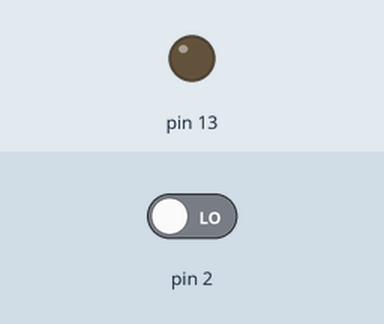
Simulated run of this sketch. Board: Arduino Uno, built with avr-gcc and run on an emulated ATmega328P. On the bench: output pins drawn as LEDs (lit = HIGH). The test bench sets the inputs (shaded band); at power-on: pin 2 LOW.

Above: at 1.2 s.
1.3 s: pin 2 driven HIGH
At 2.1 s:
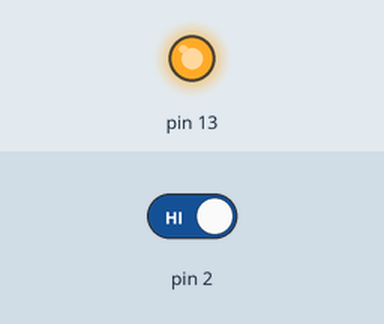
Timing chart, 0 to 4.3 s (numbered marks = the images above; inputs shaded):
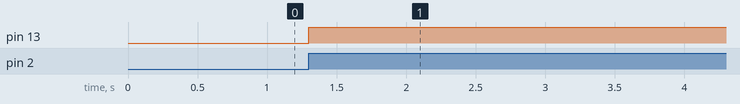

Measured:
- after the input at 1.3 s, pin 13: LOW → HIGH at once

The sketch:

basic_isr.ino
```cpp
volatile boolean led=false;                           //Defining the state of the led as global volatile variable

void setup() {
  pinMode(13,OUTPUT);
  pinMode(2,INPUT);
  attachInterrupt(0,led_on_off,RISING);              //assigning the interrupt service routine for the interrupt pin2 = 0 at the rising of the pulse
}

void loop() {

}

// changing the state of led according to the interrupt

void led_on_off()
{
  if(led)
  {
    led=false;
    digitalWrite(13,LOW);
  }
  else
  {
    led=true;
    digitalWrite(13,HIGH);
  }
}
```
